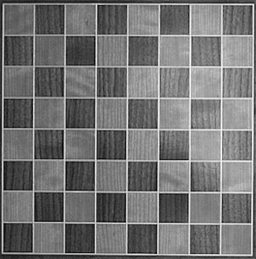
%> input picture Lab1_HarisCornerDetection/Code/chessboard03.png, 256 x 259 px
$ octave harris.m   (GNU Octave 9; MATLAB toolbox functions it lacks are replaced by stand-ins)
%> lines starting %> are read from the running program, lines starting %| are printed output that depends on the picture; in (x1, y1, x2, y2) boxes, pixels count from 0 and x2, y2 are one past the last pixel; in counts of white or black regions, pixels touching at a corner belong together; the program's own positions count from 1
%Visual Perception
%Lab 1: Harris Corner Detector
%Author: Raabid Hussain
%Note: Write the address of the image on line 10
close all;
clear;
clc;

%Image name (In order to change the image, give the address of the new image)
filename='chessboard03.png';

%Reading image and changing it to RGB
im = imread(filename);
%> im is the input picture: size 259x256 uint8; min 6, max 253, mean 115.4
im_orig = im;
if size(im,3)>1
    im=rgb2gray(im);
end

% Derivative masks
dx = [-1 0 1; -1 0 1; -1 0 1];
dy = dx';

% Image derivatives
Ix = conv2(double(im), dx, 'same');
Iy = conv2(double(im), dy, 'same');
sigma=2;

% Generate Gaussian filter of size 9x9 and std. dev. sigma.
g = fspecial('gaussian',9, sigma);

% Smoothed squared image derivatives
Ix2 = conv2(Ix.^2, g, 'same');
Iy2 = conv2(Iy.^2, g, 'same');
Ixy = conv2(Ix.*Iy, g, 'same');

%Summing for elements of M
WIx2=conv2(Ix2,ones(3),'same');
WIxy=conv2(Ixy,ones(3),'same');
WIy2=conv2(Iy2,ones(3),'same');
[m,n]=size(Ix2);
%> m = 259; n = 256
tic;

%calculating E (min eigen values)
for i=1:m
    for j=1:n
        [~,e]=eig([WIx2(i,j) WIxy(i,j); WIxy(i,j) WIy2(i,j)]);
        E(i,j)=min(e*[1;1]);
    end
end
%time consumed
timeE=toc

%calculating R (Determinant and trace)
tic;
for i=1:m
    for j=1:n
        d=WIx2(i,j)*WIy2(i,j)-WIxy(i,j)*WIxy(i,j);
        t=0.04*(WIx2(i,j)+WIy2(i,j)).^2;
        R(i,j)=d-t;
    end
end
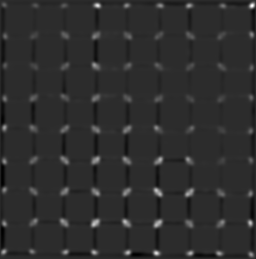
%> R: size 259x256 double; min -4.6e+10, max 2.16e+11, mean 1.65e+09; drawn with min black and max white
%time consumed
timeR=toc

%Displaying the outputs
imshow(mat2gray(E));
title('E matrix');
figure;
imshow(mat2gray(R));
title('R matrix');

%Duplicating E and R
E1=E;
R1=R;
%creating structures to store corner points for maximal suppression and sub
%pixel accuracy for both E and R
featuresE(81)=struct('p_x',[],'p_y',[]);
featuresR(81)=struct('p_x',[],'p_y',[]);
featuresEs(81)=struct('p_x',[],'p_y',[]);
featuresRs(81)=struct('p_x',[],'p_y',[]);

%Extracting 81 most salient points from E
for i=1:81
    maxE1=max(max(E1));
    [row,col] = find(E1==maxE1);
    featuresE(i).p_x=row;
    featuresE(i).p_y=col;
    E1(row,col)=-inf;
end
%> this loop made 81 passes
%> (maxE1, row, col) on passes 1 to 12: (434416.9, 6, 253), (424956.5, 6, 98), (423047.6, 6, 252), (421363.1, 253, 156), (411652.4, 6, 97), (409218.4, 7, 252), (402984.6, 254, 158), (394073.7, 254, 157), (393837.3, 253, 157), (387485.4, 5, 253), (385845.2, 225, 94), (372745.7, 7, 99)
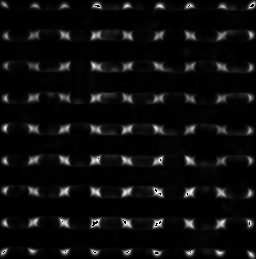
%> E1: size 259x256 double; 0.12% of the values are NaN or infinite; the others: min 106.3, max 315339, mean 16976.3; drawn with min black, max white, NaN and infinite black
%> after the loop, featuresE = 81 items; first 5, p_x and p_y: 6 253, 6 98, 6 252, 253 156, 6 97
%Displaying salient points on original image
figure; imshow(im_orig); hold on;
title('E-most salient points');
for i=1:size(featuresE,2),
    plot(featuresE(i).p_y, featuresE(i).p_x, 'r+');
end
%> this loop made 81 passes
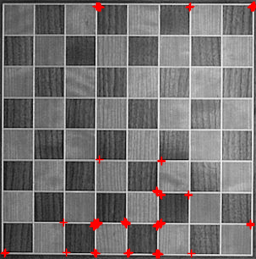
%> figure redrawn from the program's plot data; its title reads 'E-most salient points'

%Extracting 81 most salient points from E
for i=1:81
    maxR1=max(max(R1));
    [row,col] = find(R1==maxR1);
    featuresR(i).p_x=row;
    featuresR(i).p_y=col;
    R1(row,col)=-inf;
end
%> this loop made 81 passes
%> (maxR1, row, col) on passes 1 to 12: (2.16e+11, 6, 253), (2.06e+11, 6, 252), (1.94e+11, 7, 252), (1.92e+11, 7, 253), (1.86e+11, 6, 98), (1.84e+11, 5, 253), (1.82e+11, 254, 157), (1.74e+11, 253, 157), (1.73e+11, 6, 99), (1.72e+11, 6, 254), (1.66e+11, 6, 97), (1.65e+11, 254, 156)
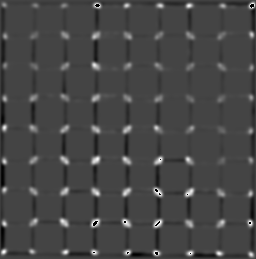
%> R1: size 259x256 double; 0.12% of pixels changed, all inside (x1, y1, x2, y2) = (93, 4, 254, 255); drawn with min black, max white, NaN and infinite black
%> after the loop, featuresR = 81 items; first 5, p_x and p_y: 6 253, 6 252, 7 252, 7 253, 6 98
%Displaying salient points on original image
figure; imshow(im_orig); hold on;
title('R-most salient points');
for i=1:size(featuresR,2),
    plot(featuresR(i).p_y, featuresR(i).p_x, 'r+');
end
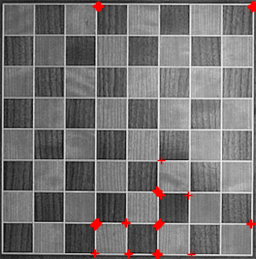
%> figure redrawn from the program's plot data; its title reads 'R-most salient points'

%Duplicating E and R again as E1 and R1 have changed
E1=E;
R1=R;

%calculating maximal suppressed and sub pixel accurate points for E
for i=1:81
    maxE1=0;
%Loop until a global maxima found
    while(1);
%Finding the most salient point
        maxE1=max(max(E1));
        [row,col] = find(E1==maxE1);
%is the max weightage point a local maxima too around its neighborhood?
            if E1(row+1,col)== -inf | E1(row-1,col)== -inf | E1(row,col-1)== -inf | E1(row,col+1)== -inf | E1(row-1,col-1)== -inf | E1(row+1,col-1)== -inf | E1(row+1,col+1)== -inf | E1(row-1,col+1)== -inf
                E1(row,col)=-inf;
                continue;
            end
            break;
    end
%saving the pixel in the structure
    featuresE(i).p_x=row;
    featuresE(i).p_y=col;
%opening the 11x11 window (later it was changed to 17x17 due to chessboard03 image)
    rowmax=row+8;
    colmax=col+8;
    rowmin=row-8;
    colmin=col-8;
%reducing the neighborhood if it exceeds image size
    if rowmax>m
        rowmax=m;
    end
    if rowmin<1
        rowmin=1;
    end
    if colmax>n
        colmax=n;
    end
    if colmin<1
        colmin=1;
    end
%sub-pixel accuracy through linear least squares (more weightage given to local maxima)
    A=[row*row col*col (row)*(col) row col 1; row*row col*col (row)*(col) row col 1; row*row col*col (row)*(col) row col 1; row*row col*col (row)*(col) row col 1; (row-1)*(row-1) (col-1)*(col-1) (row-1)*(col-1) row-1 col-1 1; (row-1)*(row-1) col*col (row-1)*(col) row-1 col 1; (row-1)*(row-1) (col+1)*(col+1) (row-1)*(col+1) row-1 col+1 1; row*row (col-1)*(col-1) (row)*(col-1) row col-1 1; row*row col*col (row)*(col) row col 1; row*row (col+1)*(col+1) (row)*(col+1) row col+1 1; (row+1)*(row+1) (col-1)*(col-1) (row+1)*(col-1) row+1 col-1 1; (row+1)*(row+1) col*col (row+1)*(col) row+1 col 1; (row+1)*(row+1) (col+1)*(col+1) (row+1)*(col+1) row+1 col+1 1];
    b=[E1(row,col) E1(row,col) E1(row,col) E1(row,col) E1(row-1,col-1) E1(row-1,col) E1(row-1,col+1) E1(row,col-1) E1(row,col) E1(row,col+1) E1(row+1,col-1) E1(row+1,col) E1(row+1,col+1)]';
    Y=A\b;
%taking negative of the equation as no inbuilt function for maxima in my
%MATLAB version
    f=@(x)-(Y(1).*x(1).*x(1) + Y(2).*x(2).*x(2) + Y(3).*x(1).*x(2) + Y(4).*x(1) + Y(5).*x(2) + Y(6));
%finding maxima (minima) and storing it into the structure
    sub=fminsearch(f,[row col]);
    featuresEs(i).p_x=sub(1);
    featuresEs(i).p_y=sub(2);
%Eliminating the 17x17 neighbors
    E1(rowmin:rowmax,colmin:colmax)=-inf;
end
%> this loop made 81 passes
%> (Y, sub) on passes 5, 13, 20: ([-44357.4; -48600.6; 53442.6; 13020914; 303015.6; -1.47e+09], [222.3 125.3]), ([-52206; -47244.6; -60137; 26624590.8; 15613911; -3.39e+09], [252.3 4.67]), ([-23277.1; -78256.2; -31156.8; 6151262; 4906056; -408371573], [128.2 5.82])
%> sub on passes 1, 2, 3, 4, 6, 7: [6.11 252.6], [6.12 98.08], [253.3 156.6], [224.6 94.33], [191.1 156.4], [223.4 250.2]

%Displaying the result for maximal suppression
figure;imshow(im_orig);hold on
title('E81 - maximal suppression');
for i=1:size(featuresE,2),
    plot(featuresE(i).p_y, featuresE(i).p_x, 'r+');
end
%> figure, not shown here; its title reads 'E81 - maximal suppression'

%calculating maximal suppressed and sub pixel accurate points for R
for i=1:81
    maxR1=0;
%Loop until a global maxima found
    while(1);
%Finding the most salient point
    maxR1=max(max(R1));
    [row,col] = find(R1==maxR1);
%is the max weightage point a local maxima too around its neighborhood?
        if R1(row+1,col)== -inf | R1(row-1,col)== -inf | R1(row,col-1)== -inf | R1(row,col+1)== -inf | R1(row-1,col-1)== -inf | R1(row+1,col-1)== -inf | R1(row+1,col+1)== -inf | R1(row-1,col+1)== -inf
            R1(row,col)=-inf;
            continue;
        end
        break;
    end
%saving the pixel in the structure
    featuresR(i).p_x=row;
    featuresR(i).p_y=col;
%opening the 11x11 window (later it was changed to 17x17 due to chessboard03 image)
    rowmax=row+8;
    colmax=col+8;
    rowmin=row-8;
    colmin=col-8;
%reducing the neighborhood if it exceeds image size
    if rowmax>m
        rowmax=m;
    end
    if rowmin<1
        rowmin=1;
    end
    if colmax>n
        colmax=n;
    end
    if colmin<1
        colmin=1;
    end
%sub-pixel accuracy through linear least squares (more weightage given to local maxima)
    A=[(row-1)*(row-1) (col-1)*(col-1) (row-1)*(col-1) row-1 col-1 1; (row-1)*(row-1) col*col (row-1)*(col) row-1 col 1; (row-1)*(row-1) (col+1)*(col+1) (row-1)*(col+1) row-1 col+1 1; row*row (col-1)*(col-1) (row)*(col-1) row col-1 1; row*row col*col (row)*(col) row col 1; row*row (col+1)*(col+1) (row)*(col+1) row col+1 1; (row+1)*(row+1) (col-1)*(col-1) (row+1)*(col-1) row+1 col-1 1; (row+1)*(row+1) col*col (row+1)*(col) row+1 col 1; (row+1)*(row+1) (col+1)*(col+1) (row+1)*(col+1) row+1 col+1 1];
    b=[R1(row-1,col-1) R1(row-1,col) R1(row-1,col+1) R1(row,col-1) R1(row,col) R1(row,col+1) R1(row+1,col-1) R1(row+1,col) R1(row+1,col+1)]';
    Y=A\b;
%taking negative of the equation as no inbuilt function for maxima in my
%MATLAB version
    f=@(x)-(Y(1).*x(1).*x(1) + Y(2).*x(2).*x(2) + Y(3).*x(1).*x(2) + Y(4).*x(1) + Y(5).*x(2) + Y(6));
%finding maxima (minima) and storing it into the structure
    sub=fminsearch(f,[row col]);
    featuresRs(i).p_x=sub(1);
    featuresRs(i).p_y=sub(2);
%Eliminating the 17x17 neighbors
    R1(rowmin:rowmax,colmin:colmax)=-inf;
end
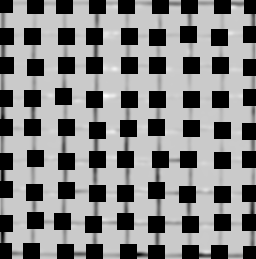
%> R1: size 259x256 double; 32.38% of the values are NaN or infinite; the others: min -4.52e+10, max 1.17e+10, mean -1.65e+09; drawn with min black, max white, NaN and infinite black

%Displaying the result for maximal suppression
figure; imshow(im_orig);hold on;
title('R81 - maximal suppression');
for i=1:size(featuresR,2),
    plot(featuresR(i).p_y, featuresR(i).p_x, 'r+');
end
%> figure, not shown here; its title reads 'R81 - maximal suppression'

%Displaying the both subpixel E and maximal suppressed E together
figure;hold on;
title('E - with and without subpixel accuracy');
for i=1:size(featuresR,2),
    plot(featuresE(i).p_y, featuresE(i).p_x, 'r+');
    plot(featuresEs(i).p_y, featuresEs(i).p_x, 'o');
end

%Displaying the both subpixel E and maximal suppressed R together
figure;hold on;
title('R - with and without subpixel accuracy');
for i=1:size(featuresR,2),
    plot(featuresR(i).p_y, featuresR(i).p_x, 'r+');
    plot(featuresRs(i).p_y, featuresRs(i).p_x, 'o');
end
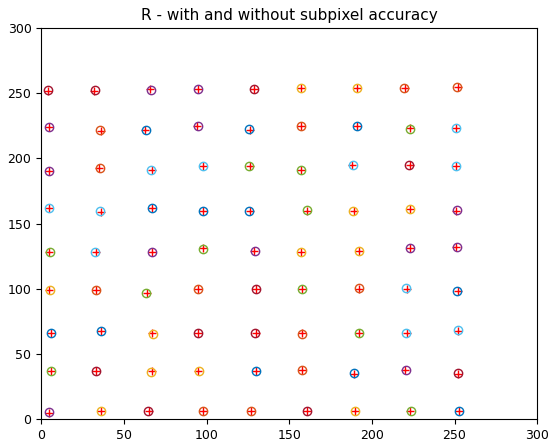
%> figure redrawn from the program's plot data
